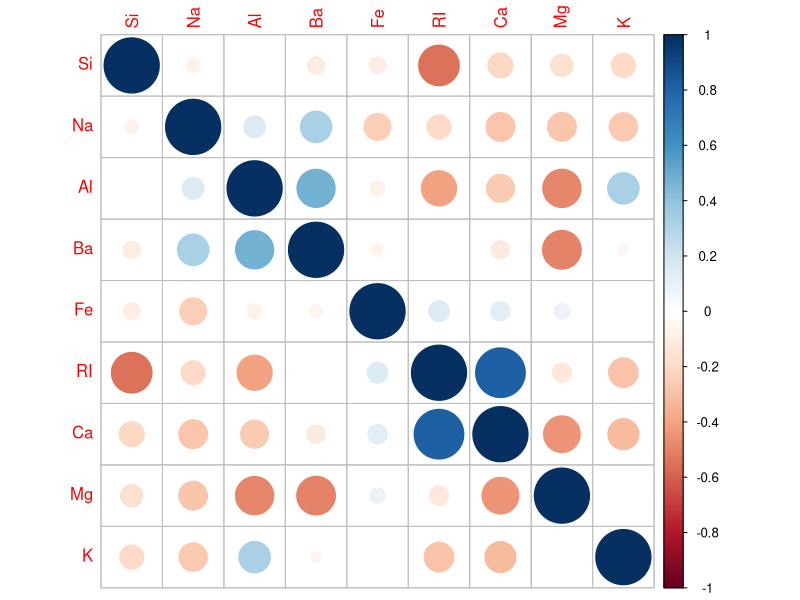
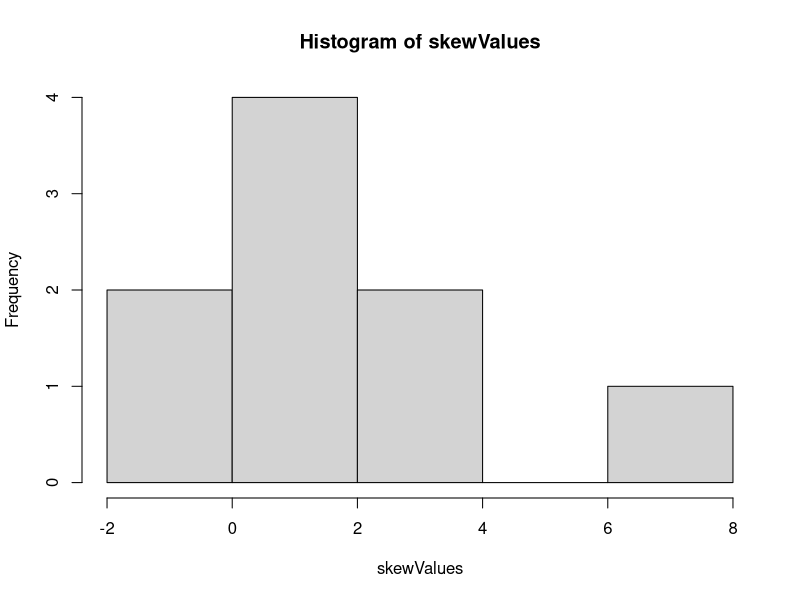

Generate these figures, in order, with R:
"
Exercise 3.1
Glass Identification Data Set
"

"
Standard data importing.
"
install.packages("mlbench")
library(mlbench)
data(Glass)
str(Glass)

"
Some data logistics.

214 obervations
10 predictors, 9 nums 1 factor with 6 levels.

(a) Using visualizations, 
  explore the predictor variables to 
    understand their distributions 
    as well as the relationships between predictors.

(b) Do there appear to be any outliers in the data? Are any predictors skewed?

(c) Are there any relevant transofmrations of one or more predictors that might improve the classification model?
"

#install.packages("corrplot")
#install.packages("caret")
#install.packages("e1071")
library(corrplot)
library(caret)
library(e1071)

"
(a) Visualizations to see correlations.
"

"
# Notice: The last column is named Type and is of type: factor, not numeric
# put all non-numeric variables in that dynamic vector to exclude them.
# Find all correlations amongst numeric variables
"
correlations <- cor(Glass[,which(!names(Glass) %in% c("Type"))])
dim(correlations)
correlations

corrplot(correlations, order="hclust")

highCorr <- findCorrelation(correlations, cutoff=.75)
length(highCorr)
head(highCorr)

#everything but the high correlations
filteredGlassData <- Glass[,-highCorr]
head(filteredGlassData)

"
(b) Visualizations to see if any outliars exist in our predictors.
"

skewValues <- apply(Glass[,which(!names(Glass) %in% c("Type"))],
                    2, 
                    skewness)
"
Seems like we have a right skewed distribution
"
hist(skewValues)

"
(c) Relevant transformation of one or more predictors.
"


"
With skewed data, we should apply the Box-Cox after we pass the skewnesses to it to find the lambda value necessary for tuning the model parameters. 

Also, these data do not have missing values for imputation. To impute missing values, the impute package has a function, 
impute.knn, that uses K-nearest neighbors  to estimate the missing data.  The previously mentioned preProcess function applies 
imputation methods based on K-nearest neighbors or bagged trees.

To administer a series of transformations to multiple data sets, the caret class preProcess has the ability to 
transform, center, scale, or impute values, as well as apply the spatial sign transofmration and feature extraction. 
The function calculates the required quantities for the transformation. After calling the preProcess function, the predict method applies
the results to a set of data. For example, to Box-Cox transform, center, and scale the data, then execute PCA for signal extraction, 
the syntax would be:
"
trans <- preProcess(Glass[,which(!names(Glass) %in% c("Type"))],
                    method = c("BoxCox", "center", "scale", "pca"))

"
Apply the transformations:
These values are different than the previous PCA components since they were transformed prior to PCA

The order in which the possible transformation are applied is transformation, centering, scaling, imputation, feature extraction, and then spatial sign. 

Many of the modeling functions have options to center and scale prior to modeling. For example, when using the train function, there is an option to use 
preProcess prior to modeling within the resampling iterations.
"
transformed <- predict(trans, Glass[,which(!names(Glass) %in% c("Type"))])
head(transformed[,1:5])

